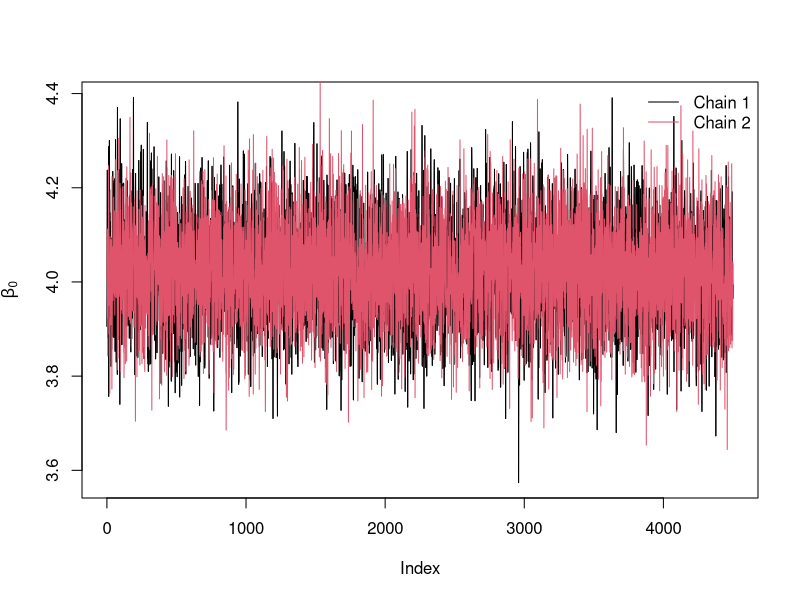
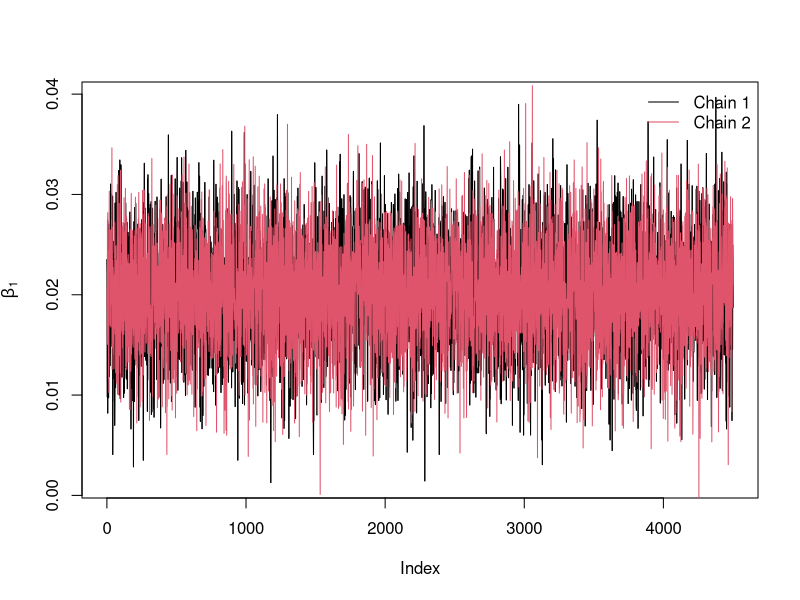
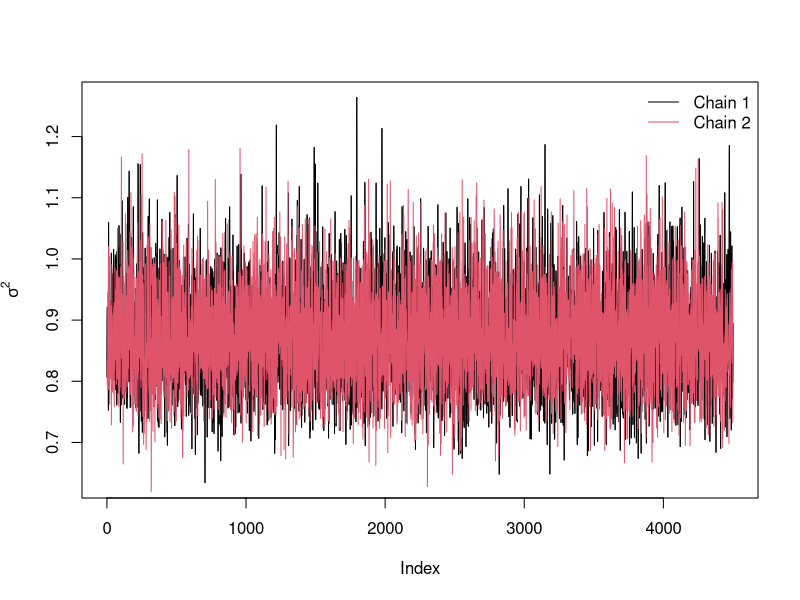

These figures' R source, in order:
## ---- chunk 1
knitr::opts_chunk$set(echo = TRUE)
## ---- chunk 2
set.seed(695281) #Please change random seed to your student id number.
library(dplyr)
library(mvtnorm)
library(coda)
## ---- chunk 3
# Read the Data
Hiron <- read.csv("Hiron.csv")
HironHomo <- Hiron %>%filter(homc282y==1) %>% select(-idnum)
Hiron <- read.csv("Hiron.csv")
HironWild <- Hiron %>%filter(homc282y==0) %>% select(-idnum)
## ---- chunk 4
#fit linear regression using lm

model <- lm(logsf ~ time,data = HironHomo)
model$coefficients
intercept <-matrix(1,length(HironHomo$time),1)

X <- cbind(intercept,HironHomo$time)
XTX <- crossprod(X)  
XTXinv <-solve(XTX)
# (XTX)^-1
XTXinv

#Estimated error variance
Sigma2<-sigma(model)^2
Sigma2
## ---- chunk 5
#This is a Gibbs sampler where beta is updated as a block. The arguments are
#X:  matrix of predictors dimension n times p. Includes the intercept. 
#y:  response vector, length p.
#tau0: initial value for the residual precision. 
#iter: number of iterations
#burnin: number of initial iterations to remove
Gibbs.lm1<-function(X,y,tau0,iter,burnin){
p <- dim(X)[2]       #number of predictors

# X <- as.numeric(X)
# y <- as.numeric(y)
XTX <- crossprod(X)  
XTXinv <-solve(XTX)
XTY <- crossprod(X,y)
betahat<-solve(XTX,XTY) #betahat = (t(X)%*%X)^{-1}t(X)%*%y = mean of conditional posterior for beta   
tau    <-tau0           
T_rep <- rep(0,iter)
T_y <- rep(0,iter)
library(mvtnorm)  

par<-matrix(0,iter,p+1)  #storing iterations, beta (length p) + tau (length 1)
for( i in 1:iter){
  beta <- rmvnorm(1,mean=betahat,sigma=XTXinv/tau) #sample beta
  beta <- as.numeric(beta)
  err  <- y-X%*%beta
  tau  <- rgamma(1,0.5*n,0.5*sum(err^2))          #sample tau.
  par[i,] <-c(beta,tau)                           #store current round of beta, tau in par.
  
  # posterior checking
  Xbeta_rep <- X%*%as.vector(beta)
  y_rep <- Xbeta_rep+rnorm(length(y))*sqrt(1/tau)
  err_rep  <- y_rep-Xbeta_rep

  T_rep[i] <- sum(err_rep^2)
  T_y[i] <- sum(err^2)
}
print("Performing posterior predictive checking we have a p value")
pval <- prop.table(table(T_rep>T_y))["TRUE"]
print(pval)
par <-par[-c(1:burnin),]                          #removing the first iterations
par[,3] <- 1/par[,3]
colnames(par) <- c('beta0','beta1','sigma2')
return(par)  
}
## ---- chunk 6
data<-HironWild
response <- data$logsf  #response variable
n<-dim(data)[1]
intercept <-matrix(1,n,1) #Intercept (to be estimated without penalty)
X <- cbind(intercept,data$time)

# run two chains
system.time(chain1<-Gibbs.lm1(X=X,y=response,tau0=1/Sigma2,iter=10000,burnin=1000))
system.time(chain2<-Gibbs.lm1(X=X,y=response,tau0=1/Sigma2,iter=10000,burnin=1000))

# Remove every second iteration to reduce auto - corrlation

chain1 <- chain1[seq(1,dim(chain1)[1],by=2),]
chain2 <- chain2[seq(1,dim(chain2)[1],by=2),]
## ---- chunk 7
chain12 <- rbind(chain1,chain2)
chain_stats <- data.frame(matrix(nrow = 3,ncol =4 ))
para_names <- c('beta0','beta1','sigma2','lower_CI95','upper_CI95')
for (i in 1:3) {
  chain <-  chain12[,i]
  quat <- quantile(sort(chain), c(0.05, 0.975))
  chain_stats[i,] <- c(mean(chain),sd(chain),quat)
}
names(chain_stats)<- c("posterior mean","std",'lower_CI95','upper_CI95')

row.names(chain_stats) <- c('beta0','beta1','sigma2')

# chain results
chain_stats
## ---- chunk 8
# beta0


plot(chain1[,1],type='l',ylab=expression(beta[0]))
lines(chain1[,1],type='l',col=1,ylab=expression(beta[0]))
lines(chain2[,1],type='l',col=2,ylab=expression(beta[0]))
legend('topright',legend=c('Chain 1','Chain 2'),col=1:2,lty=1,bty='n')
## ---- chunk 9
# beta1
plot(chain1[,2],type='l',ylab=expression(beta[1]))
lines(chain1[,2],type='l',col=1,ylab=expression(beta[1]))
lines(chain2[,2],type='l',col=2,ylab=expression(beta[1]))
legend('topright',legend=c('Chain 1','Chain 2'),col=1:2,lty=1,bty='n') 
## ---- chunk 10
# sigma^2
plot(chain1[,3],type='l',ylab=expression(sigma^2))
lines(chain1[,3],type='l',col=1,ylab=expression(sigma^2))
lines(chain2[,3],type='l',col=2,ylab=expression(sigma^2))
legend('topright',legend=c('Chain 1','Chain 2'),col=1:2,lty=1,bty='n') 
## ---- chunk 11
#Gelman-Rubin diagnostic

chains <- mcmc.list(mcmc(chain1),mcmc(chain2))
gelman.diag(chains)[[1]]
## ---- chunk 12
# Fit regresssion for all of the data

full_model <- lm(logsf ~ time,data = Hiron)
summary(full_model)

# Estimates
full_model$coefficients
# 95 % confidence intervals
confint(full_model)
